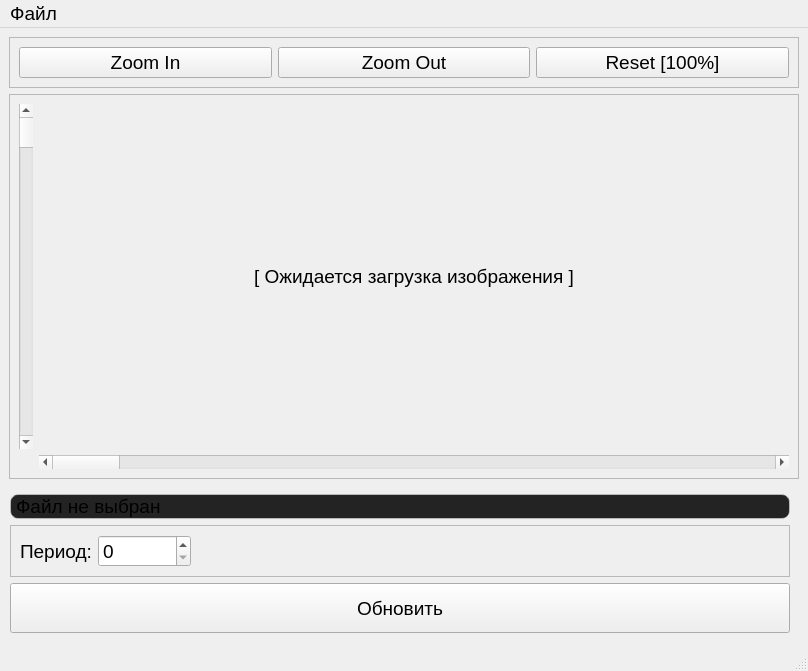
<?xml version="1.0" encoding="UTF-8"?>
<ui version="4.0">
 <class>MainWindow</class>
 <widget class="QMainWindow" name="MainWindow">
  <property name="geometry">
   <rect>
    <x>0</x>
    <y>0</y>
    <width>808</width>
    <height>671</height>
   </rect>
  </property>
  <property name="minimumSize">
   <size>
    <width>383</width>
    <height>476</height>
   </size>
  </property>
  <property name="font">
   <font>
    <pointsize>14</pointsize>
   </font>
  </property>
  <property name="windowTitle">
   <string>MainWindow</string>
  </property>
  <widget class="QWidget" name="centralwidget">
   <layout class="QVBoxLayout" name="verticalLayout_3">
    <item>
     <widget class="QFrame" name="frame_2">
      <property name="minimumSize">
       <size>
        <width>0</width>
        <height>36</height>
       </size>
      </property>
      <property name="frameShape">
       <enum>QFrame::StyledPanel</enum>
      </property>
      <property name="frameShadow">
       <enum>QFrame::Raised</enum>
      </property>
      <layout class="QHBoxLayout" name="horizontalLayout_2">
       <item>
        <widget class="QPushButton" name="zoomInButton">
         <property name="text">
          <string>Zoom In</string>
         </property>
        </widget>
       </item>
       <item>
        <widget class="QPushButton" name="zoomOutButton">
         <property name="text">
          <string>Zoom Out</string>
         </property>
        </widget>
       </item>
       <item>
        <widget class="QPushButton" name="zoomResetButton">
         <property name="text">
          <string>Reset [100%]</string>
         </property>
        </widget>
       </item>
      </layout>
     </widget>
    </item>
    <item>
     <widget class="QScrollArea" name="scrollArea">
      <property name="maximumSize">
       <size>
        <width>16777215</width>
        <height>16777215</height>
       </size>
      </property>
      <property name="styleSheet">
       <string notr="true"> ui-&gt;scrollArea-&gt;setBackgroundRole(QPalette::Dark);</string>
      </property>
      <property name="widgetResizable">
       <bool>false</bool>
      </property>
      <property name="alignment">
       <set>Qt::AlignLeading|Qt::AlignLeft|Qt::AlignTop</set>
      </property>
      <widget class="QWidget" name="scrollAreaWidgetContents_3">
       <property name="geometry">
        <rect>
         <x>0</x>
         <y>0</y>
         <width>788</width>
         <height>383</height>
        </rect>
       </property>
       <layout class="QGridLayout" name="gridLayout">
        <item row="2" column="1">
         <widget class="QScrollBar" name="horizontalScrollBar">
          <property name="styleSheet">
           <string notr="true"> QScrollBar::handle:vertical {
            background: #808080; /* Цвет ручки */
            min-height: 25px;    /* Минимальная высота ручки */
            border-radius: 10px; /* Скругление углов ручки */
        }</string>
          </property>
          <property name="orientation">
           <enum>Qt::Horizontal</enum>
          </property>
         </widget>
        </item>
        <item row="0" column="0">
         <widget class="QScrollBar" name="verticalScrollBar">
          <property name="styleSheet">
           <string notr="true"> QScrollBar::handle:vertical {
            background: #808080; /* Цвет ручки */
            min-height: 25px;    /* Минимальная высота ручки */
            border-radius: 10px; /* Скругление углов ручки */
        }</string>
          </property>
          <property name="orientation">
           <enum>Qt::Vertical</enum>
          </property>
         </widget>
        </item>
        <item row="0" column="1">
         <widget class="QLabel" name="imageLabel">
          <property name="sizePolicy">
           <sizepolicy hsizetype="Expanding" vsizetype="Preferred">
            <horstretch>0</horstretch>
            <verstretch>0</verstretch>
           </sizepolicy>
          </property>
          <property name="minimumSize">
           <size>
            <width>200</width>
            <height>200</height>
           </size>
          </property>
          <property name="text">
           <string>[ Ожидается загрузка изображения ]</string>
          </property>
          <property name="alignment">
           <set>Qt::AlignCenter</set>
          </property>
         </widget>
        </item>
       </layout>
      </widget>
     </widget>
    </item>
    <item>
     <widget class="QFrame" name="MenuFrame">
      <layout class="QVBoxLayout" name="verticalLayout_2">
       <property name="spacing">
        <number>6</number>
       </property>
       <property name="sizeConstraint">
        <enum>QLayout::SetDefaultConstraint</enum>
       </property>
       <property name="leftMargin">
        <number>1</number>
       </property>
       <property name="bottomMargin">
        <number>1</number>
       </property>
       <item>
        <widget class="QLabel" name="filePathLabel">
         <property name="maximumSize">
          <size>
           <width>16777215</width>
           <height>50</height>
          </size>
         </property>
         <property name="styleSheet">
          <string notr="true">background-color: rgb(35,35,35);
border: 1px solid rgba(255, 255, 255, 100);
border-radius: 8px;
</string>
         </property>
         <property name="text">
          <string>Файл не выбран</string>
         </property>
        </widget>
       </item>
       <item>
        <widget class="QFrame" name="frame">
         <property name="frameShape">
          <enum>QFrame::StyledPanel</enum>
         </property>
         <property name="frameShadow">
          <enum>QFrame::Raised</enum>
         </property>
         <layout class="QHBoxLayout" name="horizontalLayout">
          <item>
           <widget class="QLabel" name="label_period_text">
            <property name="text">
             <string>Период:</string>
            </property>
           </widget>
          </item>
          <item>
           <widget class="QSpinBox" name="periodSpinBox">
            <property name="minimumSize">
             <size>
              <width>0</width>
              <height>0</height>
             </size>
            </property>
            <property name="maximum">
             <number>9999999</number>
            </property>
           </widget>
          </item>
          <item>
           <spacer name="horizontalSpacer">
            <property name="orientation">
             <enum>Qt::Horizontal</enum>
            </property>
            <property name="sizeHint" stdset="0">
             <size>
              <width>10</width>
              <height>20</height>
             </size>
            </property>
           </spacer>
          </item>
         </layout>
        </widget>
       </item>
       <item>
        <widget class="QPushButton" name="applyButton">
         <property name="minimumSize">
          <size>
           <width>100</width>
           <height>50</height>
          </size>
         </property>
         <property name="text">
          <string>Обновить</string>
         </property>
        </widget>
       </item>
      </layout>
     </widget>
    </item>
   </layout>
  </widget>
  <widget class="QStatusBar" name="statusBar"/>
  <widget class="QMenuBar" name="menuBar">
   <property name="geometry">
    <rect>
     <x>0</x>
     <y>0</y>
     <width>808</width>
     <height>28</height>
    </rect>
   </property>
   <widget class="QMenu" name="menu">
    <property name="title">
     <string>Файл</string>
    </property>
    <addaction name="actionOpenFile"/>
    <addaction name="separator"/>
    <addaction name="separator"/>
    <addaction name="separator"/>
   </widget>
   <addaction name="menu"/>
  </widget>
  <action name="actionOpenFile">
   <property name="text">
    <string>Открыть...</string>
   </property>
  </action>
 </widget>
 <resources/>
 <connections/>
</ui>
